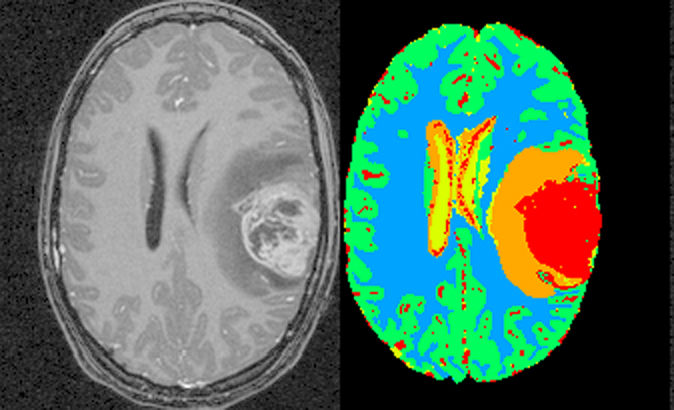
#> input picture imageSeg/MRI slice.jpg, 674 x 410 px, given in place of MRI-slice.jpg, which was not available
$ python LacAnalysis-2014.py   (Python 2 division)   (older library calls are emulated)
#> lines starting #> are read from the running program, lines starting #| are printed output that depends on the picture; pictures that were not available may be replaced by others from this repository, and a replacement may not be noted
import Image
import csv
import numpy as np
import datetime

import PIL.ImageOps

from skimage.filters import threshold_otsu, threshold_adaptive, threshold_isodata

import json

import colorsys
import readColorList as colorL

from matplotlib.colors import LogNorm

from scipy.misc import imread,imsave

from matplotlib import pyplot as plt
from copy import deepcopy

from ALVLACSubRoutines  import *
from Output 			import *

# Folders for input images and results
imgFolder1 = '/Users/danthac/Work/MSc/Lacunarity-MSMath-CSUCI/'
#imgFolder = imgFolder1 + 'imagesBrodatzTexture/textures/'
resFolder1 = '/Volumes/D16SD_TD/Study/MSc/Results/'
resFolder  = resFolder1 + 'restmp/'

testList = []

# All Possible threshold methods - "fixed", "isodata", "adaptive", "otsu"
#ThresholdTypes = ["fixed", "isodata", "adaptive", "otsu"]
#ThresholdTypes = ["adaptive", "otsu"]
ThresholdTypes  = ["adaptive"]
#ThresholdTypes = ["otsu"]
#ThresholdTypes = ["fixed"]
#ThresholdTypes = ["isodata"]

# Switches
histEq 		= True
histEqPic 	= True

CalLac 		= True
FullRg 		= True
Graphs 		= True
SaveData 	= True
BothSides  	= False

nLags = 30

def getImageData(dataFolder, fileName, extFl):
	inim  = Image.open(dataFolder + fileName + extFl)

	imgMode = inim.mode
	print "B:", inim.format, inim.size, inim.mode
	if inim.mode != "L":
		inim = inim.convert("L")
	print "A:", inim.format, inim.size, inim.mode

	inar = np.asarray(inim)
	imageDim = len(inar.shape)
	print "Image " + fileName + " size: " + str(inar.shape) + ' dim (' + str(imageDim) + ')', "Image mode: ", imgMode
	# Pick image data
	if imageDim == 2:
		inar1 = inar[:,:]
	if imageDim == 3:
		inar1 = inar[:,:,0]
	return inar1

def histeq(im, imagename, nbr_bins=256):
	# get image histogram
	imhist, bins = np.histogram(im.flatten(), nbr_bins) #, (0,256)) #, density=True)

	if histEqPic:
		f1 = plt.figure()
		f1.clear()
		r1 = plt.hist(im.flatten(), nbr_bins)
		plt.title('Histogram Before ' + imagename)
		plt.xlabel('bin')
		plt.ylabel('Freq.')
		plt.savefig(resFolder + imagename + "_hstgrmB.png")
		plt.close(f1)

	cdf = imhist.cumsum() # cumulative distribution function
	cdf = 255.0 * cdf / cdf[-1] #normalize

	# use linear interpolation of cdf to find new pixel values
	im2 = np.interp(im.flatten(), bins[:-1], cdf)

	# [5 lines of commented-out code are left out]

	if histEqPic:
		f1 = plt.figure()
		f1.clear()
		r1 = plt.hist(im2, nbr_bins)
		plt.title('Histogram After ' + imagename)
		plt.xlabel('bin')
		plt.ylabel('Freq.')
		plt.savefig(resFolder + imagename + "_hstgrmA.png")
		plt.close(f1)

	return im2.reshape(im.shape), cdf

# Still testing - varify hist eq function
# [345 lines left out: functions histeqTest, PlotHist, hue2rgb, hslToRgb_1, hslToRgb, SaveLacData and 8 more, not called in this run]

def GetLacSegImage(iData, thresh, wd, imagename, slice = 9):
	resDict = {}
	data = maskImage(imagename, iData)
	(sx, sy) = data.shape
	#minxy = min(sy, sx);
	try:	# windows size
		wd = int(wd)
	except: # window ratio
		s  = int(wd[:-1])
		wd = min(sx/s, sy/s)

	df = wd / 2
	lacData = np.zeros([sx-df*2, sy-df*2], dtype=np.float)

	for y in range(sy-df*2):
		for x in range(sx-df*2):
			selData = data[x:x+wd, y:y+wd]
			dataAve = np.average(selData)
			dataStd = np.std(selData)
			if dataAve > 0:
				lacData [x, y]  = 1 + (dataStd * dataStd)/(dataAve * dataAve)
			else:
				lacData [x, y]  = 1.0

	fileName 			= imagename + '_' + thresh + '_grayscale_sliced-' +  str(slice) + '_wnd-' + str(wd) + '.png'
	resDict["resImage"] = fileName
	resDict["window"] 	= wd

	ld1 = maskImage(imagename, lacData)
	lacData = ld1
	minD = np.min(lacData)
	maxD = np.max(lacData)

	if (maxD - minD) > 0.0:
		lacDataN = (lacData - minD)/(maxD-minD)
		print "Lacunarity range: from ", minD, " to ", maxD, " for window = ", wd

		trData2  = np.array(lacDataN * 255, dtype='B')
		if len(imagename) > 0:
			Image.fromarray(trData2).save(resFolder + imagename + '_' + thresh + '_LacVals_w_' + str(wd) + '.tif',"TIFF")

		trData3, cdf = histeq(trData2, imagename + '_' + thresh + '_LacVals_w_' + str(wd) )

		x1, y1 = np.meshgrid(range(sy-df*2), range(sx-df*2))
		fig  = plt.figure()
		ax1  = fig.add_subplot(111)
		lvls = np.arange(minD, maxD + 0.0001, (maxD-minD)/slice)
		CF   = ax1.contourf(x1, y1, trData3, norm = None, levels = lvls) # norm=LogNorm()
		CS   = ax1.contour( x1, y1, trData3, norm = None, colors = 'k', levels = lvls)
		cbar = plt.colorbar(CF, ticks=lvls, format='%.4f')

		plt.savefig(resFolder + fileName)
		plt.close(fig)

		lacDataAll = lacDataN.flatten()

		f = plt.figure()
		f.clear()
		r1 = plt.hist(lacDataAll, slice)
		plt.title('Histogram ' + imagename + ' sliced-' +  str(slice) + ' window-' + str(wd))
		plt.xlabel('lacunarity bin')
		plt.ylabel('lacunarity freq.')
		fileName 		    = imagename + "_"  + thresh + "_resGS_hstgrm-" +  str(slice) + '_wnd-' + str(wd) + ".png"
		resDict["hstImage"] = fileName
		plt.savefig(resFolder + fileName)
		plt.close(f)
	else:
		print "Image data has flat values..."
		print "Lacunarity range: from ", minD, " to ", maxD, " for window = ", wd

	# [7 lines of commented-out code are left out]

	"""
	#print nHst
	clr = colorL.colorLUT(legendFileName, nHst, slice)

	lacImage = np.zeros([sx-df*2, sy-df*2,3], dtype=np.uint8)
	for y in range(sy-df*2):
		for x in range(sx-df*2):
			pos = 1
			while(lacData[x, y] > nHst[pos]):
				pos += 1
			lacImage[x, y] = clr.items()[pos-1][1]

	if len(imagename) > 0:
		Image.fromarray(lacImage).save(fileName, "TIFF")

	return [resDict, lacImage]
	"""

	return [resDict]

# [240 lines left out: functions GetSegImage, NormalizedRoy, NormalizedMalhi, NormalizedH, Threshold_Fixed, Threshold_ISODATA and 4 more, not called in this run]

def Calc_LacSegment(imagename, idata, wd):
	dataSet  = {}
	retDictR = []
	#dt1 = datetime.datetime.now()
	idataFlattern = idata.flatten()
	threshold1 = (np.max(idataFlattern) - np.min(idataFlattern))/2

	# [26 lines of commented-out code are left out]

	for w1 in wd:
		#for d1 in dataSet.items():
		#	[retDict] = GetLacSegImage(d1[1], d1[0], w1, imagename, 255)
		[retDict] = GetLacSegImage(idata, "Grayscale", w1, imagename, 255)

		# [6 lines of commented-out code are left out]

	return [retDictR]

# [95 lines left out: functions Calc_LacSegSemiVar, Calc_LacNormPlot, not called in this run]

normMethod = 'roy'
# [242 lines left out: functions Calc_LacBINAllThresholds, NU_Calc_LacBIN, not called in this run]

plotType = 1
# [533 lines left out: functions Calc_LacHistThresh, Calc_ALV, SplitImageData, NU_SlidingImgG, Cal_GrayScaleLacunarity, not called in this run]
def maskImage(imagename, data):
	mData = getImageData(imgFolder, imagename + '-mask', '.png')
	print imagename, data.shape, mData.shape
	print np.min(mData), np.max(mData)

	xOff = mData.shape[0] - data.shape[0]
	yOff = mData.shape[1] - data.shape[1]
	if 	data.shape[0] <= mData.shape[0] and data.shape[0] <= mData.shape[0]:
		xOff = xOff/2
		yOff = yOff/2
		mData1 = np.zeros([data.shape[0], data.shape[1]], dtype=np.float)
		for k in range(data.shape[0]):
			for j in range(data.shape[1]):
				if mData[k+xOff][j+yOff] > 0:
					mData1[k][j] = data[k][j]
				else:
					mData1[k][j] = 0.0
	else:
		print "Mask not applied!"
		mData1 = data

	"""
	mData1 = np.zeros([mData.shape[0], mData.shape[1]], dtype=np.float)
	for k in range(mData.shape[0]):
		for j in range(mData.shape[1]):
			if mData[k][j] > 0:
				mData1[k][j] = 0.0
			else:
				mData1[k][j] = 1.0
	mData2  = np.array(mData1, dtype='B')
	Image.fromarray(mData2 * 255).save(resFolder + imagename + '_ms.png',"png")
	"""

	return mData1

def getWindowSizes(imagename, idata):
	dim1 = min(idata.shape)
	# [18 lines of commented-out code are left out]
	winds = [5,56]
	#winds = range(5,dim1/2,5)
	print winds
	return winds

def ProcessAnImage_Seg(imagename, ext1):
	testData = {}
	dt1 = datetime.datetime.now()

	#testData["imagename"] = imagename + ext1

	# Load Image
	idata2 = getImageData(imgFolder, imagename, ext1)
#> in getImageData, inim is the input picture: PIL image 674x410 RGB; mean R, G, B 78.1, 107.2, 92.4
#| B: JPEG (674, 410) RGB
#> in getImageData, `inim = inim.convert("L")`:
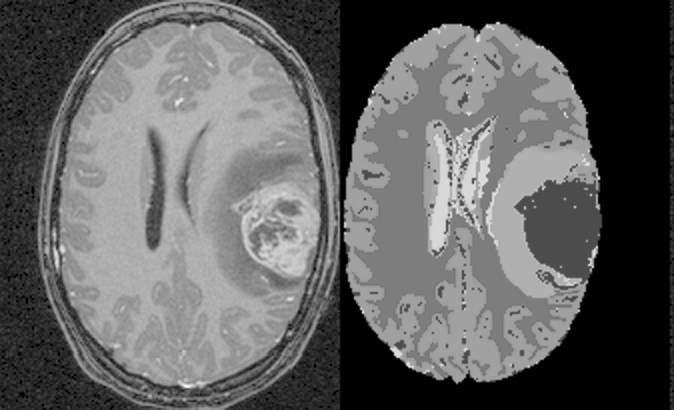
#> inim: PIL image 674x410 L; min 0, max 255, mean 96.8
#| A: None (674, 410) L
#| Image MRI-slice size: (410, 674) dim (2) Image mode:  RGB

	if histEq:
		idata1, cdf = histeq(idata2, imagename)
#> in histeq, `imhist, bins = np.histogram(im.flatten(), nbr_bins)`: imhist = 256 values, max 57203 at index 0, min 0 at index 228, mean 1079.5; bins = 257 values from 0 to 255
#> in histeq, `plt.savefig(resFolder + imagename + "_hstgrmB.png")`:
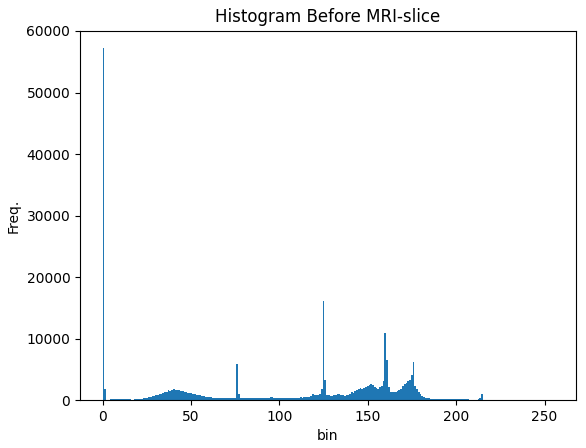
#> figure drawn by matplotlib, 1 panel; tallest bar 57203 high, from x = 0 to 0.996
#> in histeq, `cdf = imhist.cumsum()`: cdf = 256 values from 57203 to 276340
#> in histeq, `cdf = 255.0 * cdf / cdf[-1]`: cdf = 256 values from 52.79 to 255
#> in histeq, `plt.savefig(resFolder + imagename + "_hstgrmA.png")`:
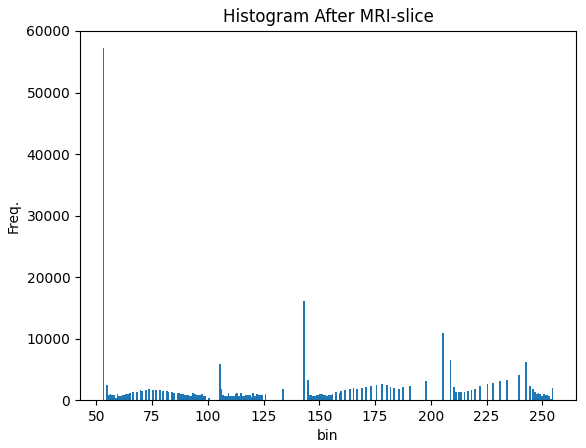
#> figure drawn by matplotlib, 1 panel; tallest bar 57203 high, from x = 52.79 to 53.58
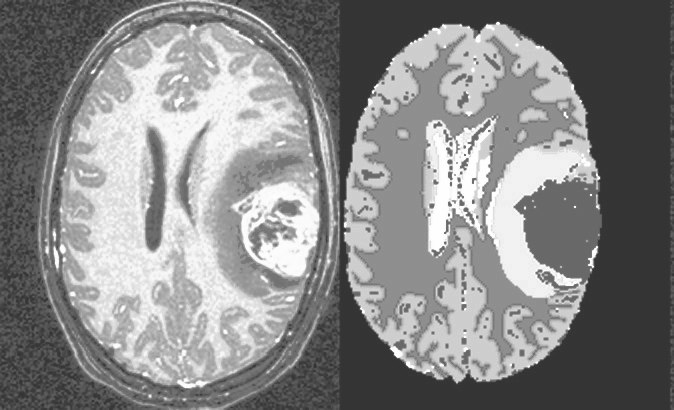
#> idata1: shape (410, 674) float64; min 52.79, max 255, mean 135.1
#> cdf = 256 values from 52.79 to 255
		idata  = np.array(idata1, dtype='B')
		Image.fromarray(idata).save(resFolder + imagename + "_histEq.tif", "TIFF")
	else:
		idata1 = idata2

	winds = getWindowSizes(imagename, idata1)
#> winds = [5, 56]

	#[retDict, retR, retL] = Calc_LacSegment(imagename, idata, winds)
	retDict = Calc_LacSegment(imagename, idata, winds)
#> in Calc_LacSegment, `threshold1 = (np.max(idataFlattern) - np.min(idataFlattern))/2`: threshold1 = 101
#> call 2 of getImageData, with fileName = 'MRI-slice-mask', extFl = '.png'
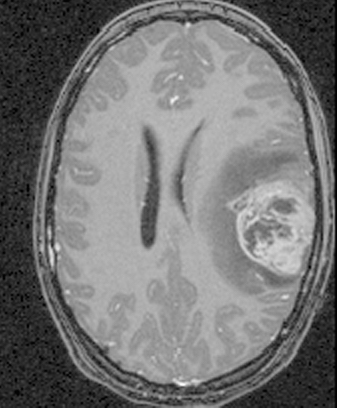
#> input picture imageSeg/MRI-slice-org.jpg, 337 x 408 px, given in place of MRI-slice-mask.png, which was not available
#> in getImageData, inim is the input picture: PIL image 337x408 RGB; mean R, G, B 116.9, 116.9, 116.9
#| B: JPEG (337, 408) RGB
#| A: None (337, 408) L
#| Image MRI-slice-mask size: (408, 337) dim (2) Image mode:  RGB
#| MRI-slice (410, 674) (408, 337)
#| 2 255
#> in GetLacSegImage, `wd = int(wd)`: wd = 5
#> in GetLacSegImage, `df = wd / 2`: df = 2
#> after the loop in GetLacSegImage, `for y in range(sy-df*2):`:
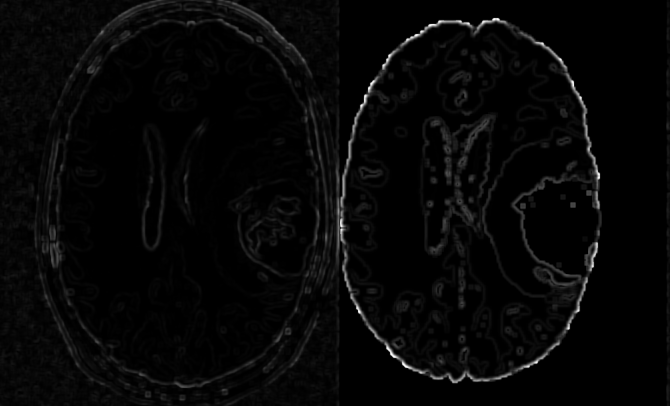
#> lacData: shape (406, 670) float64; min 1, max 1.57, mean 1.02; drawn with min black and max white
#| B: JPEG (337, 408) RGB
#| A: None (337, 408) L
#| Image MRI-slice-mask size: (408, 337) dim (2) Image mode:  RGB
#| MRI-slice (406, 670) (408, 337)
#| 2 255
#> after the loop in maskImage, `for k in range(data.shape[0]):`:
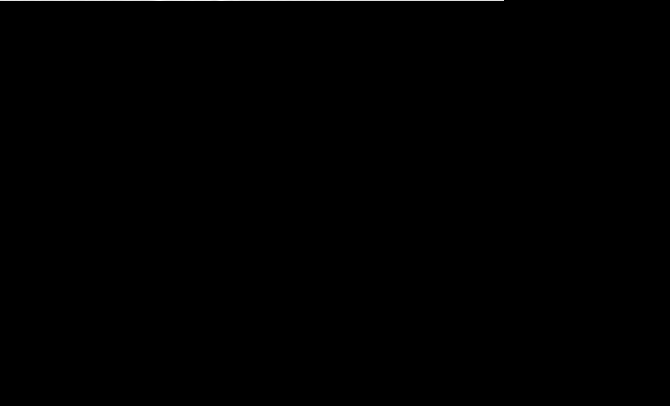
#> mData1: shape (406, 670) float64; min 0, max 1.14, mean 0.00189; drawn with min black and max white
	#testData["LacGSSeg"] = retDict

	#plotMul(retR,"T",retL,0)

	dt2 = datetime.datetime.now()
	print "Time Taken for Image:", imagename, " = ", dt2-dt1
	return testData

# [341 lines left out: functions ProcessAnImage_Seg_UsingSemivariantData, ProcessAnImage_Lacunarity_GrayScale, ProcessAnImage_Lacunarity_HistThresholded, ProcessAnImage_Lacunarity, ProcessAnImage_Lacunarity_Norm, ProcessAnImage_SD_M_RANGE and 1 more, not called in this run]

if __name__ == '__main__':
	testList = []

	# Select the function below with the number
	set = 3

	# Lacunarity
	if set == 0:
		resFolder = resFolder1 + 'respy12/'

		# [8 lines of commented-out code are left out]

		imgFolder  = imgFolder1 + 'images2/'
		testImages = [('MRI slice','.jpg')]
		for tImg, ext in testImages:
			ret = ProcessAnImage_Lacunarity(tImg, ext)
			#ret = ProcessAnImage_Lacunarity(tImg, ext, 1)

		imgFolder  = imgFolder1 + 'MSRC_ObjCategImageDatabase_v1/Sel1/'
		testImages = [('cows-gray','.bmp'),('cows-gray-smooth','.bmp')]
		for tImg, ext in testImages:
			ret = ProcessAnImage_Lacunarity(tImg, ext)
			#ret = ProcessAnImage_Lacunarity(tImg, ext, 1)

	# ALV
	if set == 1:
		imgFolder = imgFolder1 + 'images1/'
		resFolder = resFolder1 + 'respy10/'
		#testImages = ['honeycomb2'] #, 'Sq2_A', 'Sq2_B', 'Sq2_C', 'Sq2_D']
		#testImages = [('RAC275', '.tif'),('RAC325', '.tif')]
		testImages = ['RAC275', 'RAC325']
		#testImages = ['ALV_Samp_A', 'ALV_Samp_B', 'ALV_Samp_C', 'ALV_Samp_D', 'ALV_Samp_E', 'ALV_Samp_F']
		for tImg in testImages:
			ProcessAnImage_ALV(tImg, '.tif')

	# Parameterization
	if set == 2:
		#imgFolder = imgFolder1 + 'imagesBrodatzTexture/textures/'
		imgFolder  = imgFolder1 + 'images2/'
		resFolder  = resFolder1 + 'respy03_para/'
		testImages = ['lena256b-org']
		#testImages = ['1.2.03', '1.2.12']
		#testImages = ['1.1.01', '1.1.07', 'texmos3.s512', '1.5.02']
		#testImages = ['t-1.1.01', 't-1.1.07', 't-texmos3.s512', 't-1.5.02']
		for tImg in testImages:
			ProcessAnImage_Lacunarity(tImg, '.bmp')

	# Segmentation  1
	if set == 3:
		resFolder  = resFolder1 + 'respy15/'
		imgFolder  = imgFolder1 + 'imageSeg/'
		#testImages = [('MRI-slice','.jpg'),('cows-gray','.jpg')]
		testImages = [('MRI-slice','.jpg')]
		#testImages = [('cows-gray','.jpg')]
		for tImg, ext in testImages:
			#ProcessAnImage_ALV(tImg, ext)
#> (the run stopped early here; a loop or call above may not have finished)
